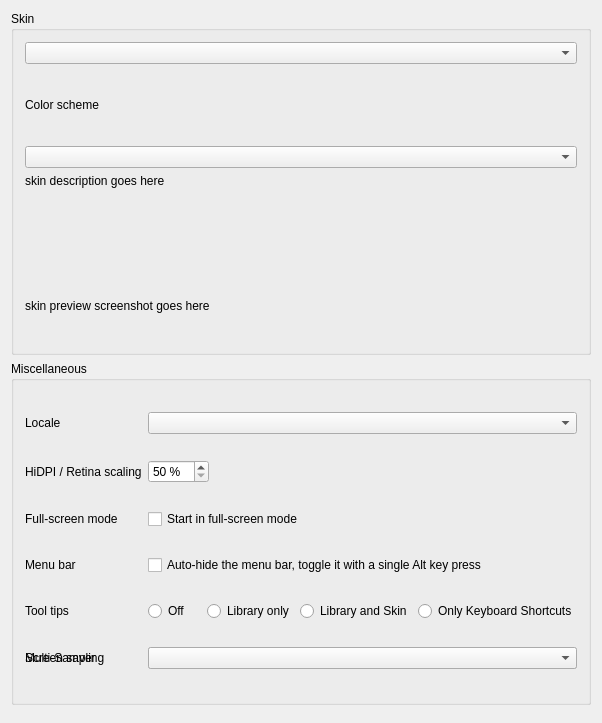
<?xml version="1.0" encoding="UTF-8"?>
<ui version="4.0">
 <class>DlgPrefControlsDlg</class>
 <widget class="QWidget" name="DlgPrefControlsDlg">
  <property name="geometry">
   <rect>
    <x>0</x>
    <y>0</y>
    <width>602</width>
    <height>723</height>
   </rect>
  </property>
  <property name="windowTitle">
   <string>Interface Preferences</string>
  </property>
  <layout class="QVBoxLayout" name="gridLayout_skin">

   <item>
    <widget class="QGroupBox" name="groupBoxSkinOptions">
     <property name="title">
      <string>Skin</string>
     </property>
     <layout class="QVBoxLayout" name="skinLayout">

      <item>
       <widget class="QComboBox" name="ComboBoxSkinconf">
        <property name="sizePolicy">
         <sizepolicy hsizetype="Expanding" vsizetype="Fixed">
          <horstretch>0</horstretch>
          <verstretch>0</verstretch>
         </sizepolicy>
        </property>
        <property name="accessibleName">
         <string>Skin selector</string>
        </property>
       </widget>
      </item>

      <item>
       <widget class="QLabel" name="labelColorScheme">
        <property name="enabled">
         <bool>true</bool>
        </property>
        <property name="font">
         <font/>
        </property>
        <property name="text">
         <string>Color scheme</string>
        </property>
        <property name="wordWrap">
         <bool>false</bool>
        </property>
        <property name="buddy">
         <cstring>ComboBoxSchemeconf</cstring>
        </property>
       </widget>
      </item>

      <item>
       <widget class="QComboBox" name="ComboBoxSchemeconf">
        <property name="sizePolicy">
         <sizepolicy hsizetype="Expanding" vsizetype="Fixed">
          <horstretch>0</horstretch>
          <verstretch>0</verstretch>
         </sizepolicy>
        </property>
        <property name="toolTip">
         <string>Select from different color schemes of a skin if available.</string>
        </property>
       </widget>
      </item>

      <item>
       <widget class="QLabel" name="skinDescriptionText">
        <property name="sizePolicy">
         <sizepolicy hsizetype="Minimum" vsizetype="Fixed">
          <horstretch>0</horstretch>
          <verstretch>0</verstretch>
         </sizepolicy>
        </property>
        <property name="text">
         <string notr="true">skin description goes here</string>
        </property>
        <property name="alignment">
         <set>Qt::AlignLeading|Qt::AlignLeft|Qt::AlignTop</set>
        </property>
        <property name="wordWrap">
         <bool>true</bool>
        </property>
       </widget>
      </item>

      <item>
       <widget class="QLabel" name="warningLabel">
        <property name="text">
         <string/>
        </property>
        <property name="alignment">
         <set>Qt::AlignJustify|Qt::AlignVCenter</set>
        </property>
       </widget>
      </item>

      <item>
       <widget class="QLabel" name="skinPreviewLabel">
        <property name="text">
         <string notr="true">skin preview screenshot goes here</string>
        </property>
       </widget>
      </item>
     </layout>
    </widget>
   </item>

   <item>
    <widget class="QGroupBox" name="groupBoxMiscOptions">
     <property name="title">
      <string>Miscellaneous</string>
     </property>
     <layout class="QGridLayout" name="gridLayout_Misc">

      <item row="0" column="0">
       <widget class="QLabel" name="textLabelLocale">
        <property name="text">
         <string>Locale</string>
        </property>
        <property name="buddy">
         <cstring>ComboBoxLocale</cstring>
        </property>
       </widget>
      </item>
      <item row="0" column="1" colspan="2">
       <widget class="QComboBox" name="ComboBoxLocale">
        <property name="toolTip">
         <string>Locales determine country and language specific settings.</string>
        </property>
       </widget>
      </item>

      <item row="1" column="0">
       <widget class="QLabel" name="labelScaleFactor">
        <property name="text">
         <string>HiDPI / Retina scaling</string>
        </property>
        <property name="buddy">
         <cstring>spinBoxScaleFactor</cstring>
        </property>
       </widget>
      </item>
      <item row="1" column="1">
       <layout class="QHBoxLayout" name="horizontalLayout_2">
        <item>
         <widget class="QDoubleSpinBox" name="spinBoxScaleFactor">
          <property name="toolTip">
           <string>Change the size of text, buttons, and other items.</string>
          </property>
          <property name="suffix">
           <string notr="true"> %</string>
          </property>
          <property name="decimals">
           <number>0</number>
          </property>
          <property name="minimum">
           <double>50.000000000000000</double>
          </property>
          <property name="maximum">
           <double>400.000000000000000</double>
          </property>
          <property name="singleStep">
           <double>25.000000000000000</double>
          </property>
         </widget>
        </item>
        <item>
         <spacer name="horizontalSpacer_2">
          <property name="orientation">
           <enum>Qt::Horizontal</enum>
          </property>
          <property name="sizeHint" stdset="0">
           <size>
            <width>40</width>
            <height>20</height>
           </size>
          </property>
         </spacer>
        </item>
       </layout>
      </item>

      <item row="2" column="0">
       <widget class="QLabel" name="labelFullscreenOption">
        <property name="text">
         <string>Full-screen mode</string>
        </property>
        <property name="buddy">
         <cstring>checkBoxStartFullScreen</cstring>
        </property>
       </widget>
      </item>
      <item row="2" column="1" colspan="2">
       <widget class="QCheckBox" name="checkBoxStartFullScreen">
        <property name="text">
         <string>Start in full-screen mode</string>
        </property>
       </widget>
      </item>

      <item row="3" column="0">
       <widget class="QLabel" name="labelHideMenuBarOption">
        <property name="text">
         <string>Menu bar</string>
        </property>
        <property name="buddy">
         <cstring>checkBoxHideMenuBar</cstring>
        </property>
       </widget>
      </item>
      <item row="3" column="1" colspan="2">
       <widget class="QCheckBox" name="checkBoxHideMenuBar">
        <property name="text">
         <string>Auto-hide the menu bar, toggle it with a single Alt key press</string>
        </property>
       </widget>
      </item>

      <item row="4" column="0">
       <widget class="QLabel" name="labelTooltips">
        <property name="enabled">
         <bool>true</bool>
        </property>
        <property name="font">
         <font/>
        </property>
        <property name="text">
         <string>Tool tips</string>
        </property>
        <property name="wordWrap">
         <bool>false</bool>
        </property>
        <property name="buddy">
         <cstring>radioButtonTooltipsOff</cstring>
        </property>
       </widget>
      </item>
      <item row="4" column="1" colspan="2">
       <layout class="QHBoxLayout" name="horizontalLayout">
        <item>
         <widget class="QRadioButton" name="radioButtonTooltipsOff">
          <property name="text">
           <string>Off</string>
          </property>
          <attribute name="buttonGroup">
           <string notr="true">buttonGroupTooltips</string>
          </attribute>
         </widget>
        </item>
        <item>
         <widget class="QRadioButton" name="radioButtonTooltipsLibrary">
          <property name="text">
           <string>Library only</string>
          </property>
          <attribute name="buttonGroup">
           <string notr="true">buttonGroupTooltips</string>
          </attribute>
         </widget>
        </item>
        <item>
         <widget class="QRadioButton" name="radioButtonTooltipsLibraryAndSkin">
          <property name="text">
           <string>Library and Skin</string>
          </property>
          <attribute name="buttonGroup">
           <string notr="true">buttonGroupTooltips</string>
          </attribute>
         </widget>
        </item>
        <item>
         <widget class="QRadioButton" name="radioButtonTooltipsOnlyKbdShortcuts">
          <property name="text">
           <string>Only Keyboard Shortcuts</string>
          </property>
          <attribute name="buttonGroup">
           <string notr="true">buttonGroupTooltips</string>
          </attribute>
         </widget>
        </item>
       </layout>
      </item>

      <item row="5" column="0">
       <widget class="QLabel" name="label">
        <property name="text">
         <string>Screen saver</string>
        </property>
       </widget>
      </item>
      <item row="5" column="1" colspan="2">
       <widget class="QComboBox" name="comboBoxScreensaver"/>
      </item>
      <item row="5" column="0">
       <widget class="QLabel" name="multiSamplingLabel">
        <property name="text">
         <string>Multi-Sampling</string>
        </property>
       </widget>
      </item>
      <item row="5" column="1" colspan="2">
       <widget class="QComboBox" name="multiSamplingComboBox"/>
      </item>
     </layout>
    </widget>
   </item>
   <item>
    <spacer name="verticalSpacer">
     <property name="orientation">
      <enum>Qt::Vertical</enum>
     </property>
      <property name="sizePolicy">
       <sizepolicy hsizetype="Expanding" vsizetype="Expanding">
        <horstretch>0</horstretch>
        <verstretch>1</verstretch>
       </sizepolicy>
      </property>
    </spacer>
   </item>
  </layout>
 </widget>
 <layoutdefault spacing="6" margin="11"/>
 <tabstops>
  <tabstop>ComboBoxSkinconf</tabstop>
  <tabstop>ComboBoxSchemeconf</tabstop>
  <tabstop>ComboBoxLocale</tabstop>
  <tabstop>spinBoxScaleFactor</tabstop>
  <tabstop>checkBoxStartFullScreen</tabstop>
  <tabstop>checkBoxHideMenuBar</tabstop>
  <tabstop>radioButtonTooltipsOff</tabstop>
  <tabstop>radioButtonTooltipsLibrary</tabstop>
  <tabstop>radioButtonTooltipsLibraryAndSkin</tabstop>
  <tabstop>multiSamplingComboBox</tabstop>
 </tabstops>
 <resources/>
 <connections/>
 <buttongroups>
  <buttongroup name="buttonGroupTooltips"/>
 </buttongroups>
</ui>
